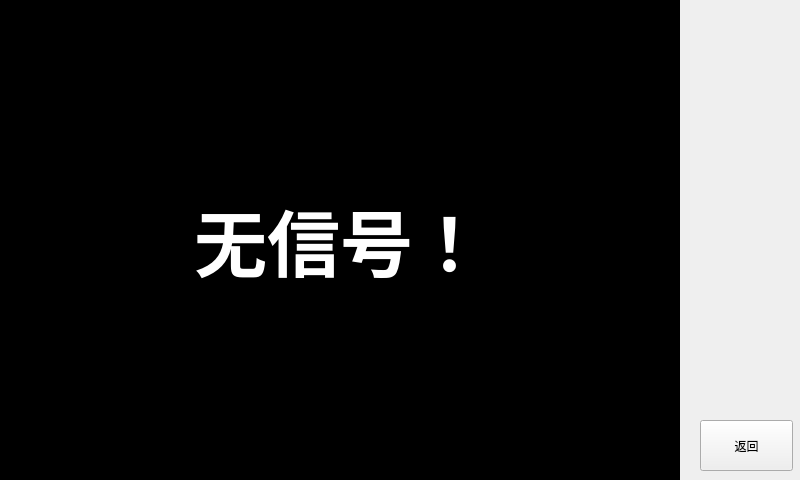
<?xml version="1.0" encoding="UTF-8"?>
<ui version="4.0">
 <class>Allscreen</class>
 <widget class="QMainWindow" name="Allscreen">
  <property name="geometry">
   <rect>
    <x>0</x>
    <y>0</y>
    <width>800</width>
    <height>480</height>
   </rect>
  </property>
  <property name="windowTitle">
   <string>MainWindow</string>
  </property>
  <widget class="QWidget" name="centralwidget">
   <widget class="QLabel" name="label">
    <property name="geometry">
     <rect>
      <x>0</x>
      <y>0</y>
      <width>680</width>
      <height>480</height>
     </rect>
    </property>
    <property name="font">
     <font>
      <pointsize>55</pointsize>
      <weight>75</weight>
      <bold>true</bold>
     </font>
    </property>
    <property name="styleSheet">
     <string notr="true">background-color: rgb(0, 0, 0);
color: rgb(255, 255, 255);</string>
    </property>
    <property name="text">
     <string>无信号！</string>
    </property>
    <property name="alignment">
     <set>Qt::AlignCenter</set>
    </property>
   </widget>
   <widget class="QPushButton" name="backe_pushButton">
    <property name="geometry">
     <rect>
      <x>700</x>
      <y>420</y>
      <width>93</width>
      <height>51</height>
     </rect>
    </property>
    <property name="text">
     <string>返回</string>
    </property>
   </widget>
  </widget>
 </widget>
 <resources/>
 <connections/>
</ui>
